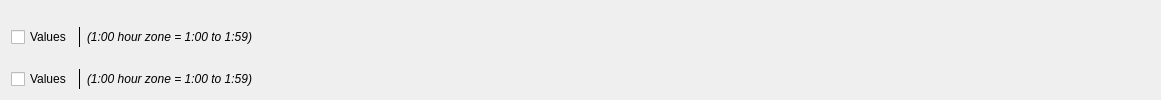
            <widget class="QWidget" name="eff_t">
             <attribute name="title">
              <string>% Efficiencnies</string>
             </attribute>
             <layout class="QVBoxLayout" name="verticalLayout_10">
              <item>
               <widget class="QMplPlot" name="plot_effC" native="true">
                <property name="sizePolicy">
                 <sizepolicy hsizetype="Expanding" vsizetype="Expanding">
                  <horstretch>0</horstretch>
                  <verstretch>0</verstretch>
                 </sizepolicy>
                </property>
               </widget>
              </item>
              <item>
               <layout class="QHBoxLayout" name="horizontalLayout_19">
                <item>
                 <widget class="QCheckBox" name="show_values_effC">
                  <property name="sizePolicy">
                   <sizepolicy hsizetype="Minimum" vsizetype="Maximum">
                    <horstretch>0</horstretch>
                    <verstretch>0</verstretch>
                   </sizepolicy>
                  </property>
                  <property name="text">
                   <string>Values</string>
                  </property>
                 </widget>
                </item>
                <item>
                 <widget class="Line" name="line_15">
                  <property name="frameShadow">
                   <enum>QFrame::Plain</enum>
                  </property>
                  <property name="lineWidth">
                   <number>0</number>
                  </property>
                  <property name="orientation">
                   <enum>Qt::Vertical</enum>
                  </property>
                 </widget>
                </item>
                <item>
                 <widget class="QLabel" name="label_24">
                  <property name="text">
                   <string>&lt;html&gt;&lt;head/&gt;&lt;body&gt;&lt;p&gt;&lt;span style=&quot; font-style:italic;&quot;&gt;(1:00 hour zone = 1:00 to 1:59)&lt;/span&gt;&lt;/p&gt;&lt;/body&gt;&lt;/html&gt;</string>
                  </property>
                 </widget>
                </item>
                <item>
                 <spacer name="horizontalSpacer_9">
                  <property name="orientation">
                   <enum>Qt::Horizontal</enum>
                  </property>
                  <property name="sizeHint" stdset="0">
                   <size>
                    <width>898</width>
                    <height>20</height>
                   </size>
                  </property>
                 </spacer>
                </item>
               </layout>
              </item>
              <item>
               <widget class="QMplPlot" name="plot_effGR" native="true">
                <property name="sizePolicy">
                 <sizepolicy hsizetype="Expanding" vsizetype="Expanding">
                  <horstretch>0</horstretch>
                  <verstretch>0</verstretch>
                 </sizepolicy>
                </property>
               </widget>
              </item>
              <item>
               <layout class="QHBoxLayout" name="horizontalLayout_18">
                <item>
                 <widget class="QCheckBox" name="show_values_effGR">
                  <property name="sizePolicy">
                   <sizepolicy hsizetype="Minimum" vsizetype="Maximum">
                    <horstretch>0</horstretch>
                    <verstretch>0</verstretch>
                   </sizepolicy>
                  </property>
                  <property name="text">
                   <string>Values</string>
                  </property>
                 </widget>
                </item>
                <item>
                 <widget class="Line" name="line_16">
                  <property name="frameShadow">
                   <enum>QFrame::Plain</enum>
                  </property>
                  <property name="lineWidth">
                   <number>0</number>
                  </property>
                  <property name="orientation">
                   <enum>Qt::Vertical</enum>
                  </property>
                 </widget>
                </item>
                <item>
                 <widget class="QLabel" name="label_25">
                  <property name="text">
                   <string>&lt;html&gt;&lt;head/&gt;&lt;body&gt;&lt;p&gt;&lt;span style=&quot; font-style:italic;&quot;&gt;(1:00 hour zone = 1:00 to 1:59)&lt;/span&gt;&lt;/p&gt;&lt;/body&gt;&lt;/html&gt;</string>
                  </property>
                 </widget>
                </item>
                <item>
                 <spacer name="horizontalSpacer_7">
                  <property name="orientation">
                   <enum>Qt::Horizontal</enum>
                  </property>
                  <property name="sizeHint" stdset="0">
                   <size>
                    <width>898</width>
                    <height>20</height>
                   </size>
                  </property>
                 </spacer>
                </item>
               </layout>
              </item>
             </layout>
            </widget>
